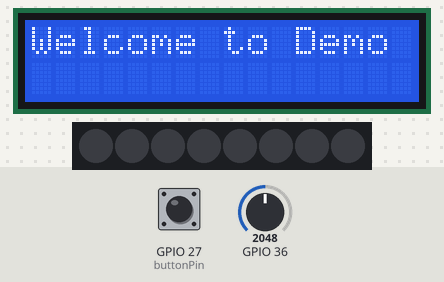
The sketch below on a simulated ESP32. On the bench: 16×2 character LCD, 8 RGB LEDs in strip order, left to right. The inputs (shaded band) are chosen by the test bench; at power-on: GPIO 27 (buttonPin) HIGH, GPIO 36 = 2048. Dim RGB values are drawn brighter than linear; no radio packets arrive unless stated; what the sketch prints to the serial monitor is not drawn.

Above: at 1.2 s.
1.3 s: GPIO 27 (buttonPin) pulled LOW for 0.15 s
At 2.1 s:
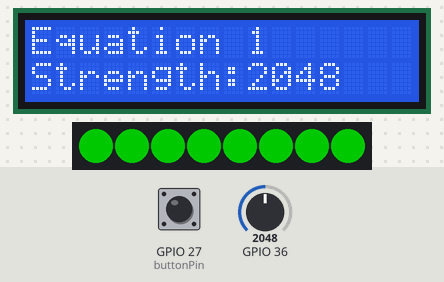
4.0 s: GPIO 36 set to 897
At 5.96 s:
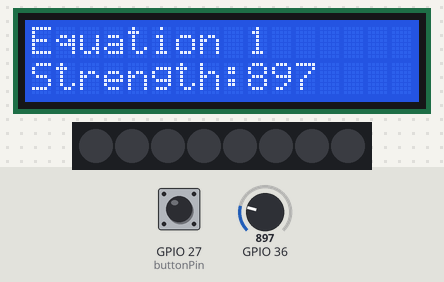
7.0 s: GPIO 36 set to 773
At 8.0 s:
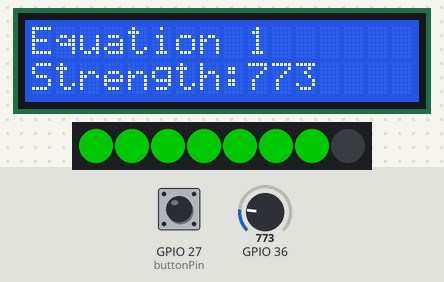
10.0 s: GPIO 27 (buttonPin) pulled LOW for 3.2 s
At 11.6 s:
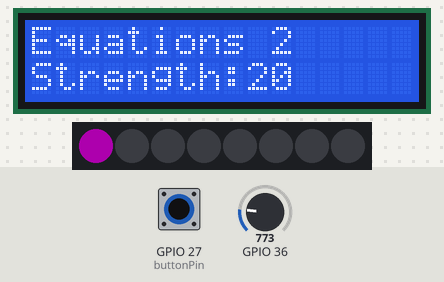
15.8 s: GPIO 27 (buttonPin) pulled LOW for 1 s
At 17.65 s:
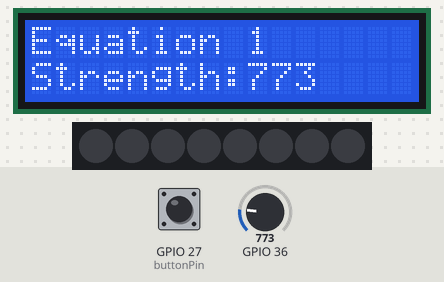
19.8 s: GPIO 36 set to 491
At 20.8 s:
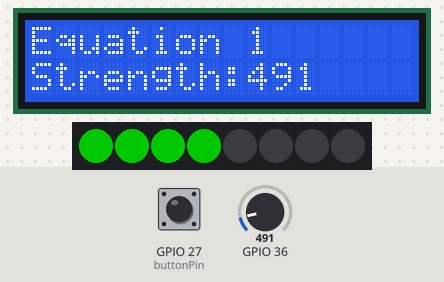
Timing chart, 0 to 22.5 s (numbered marks = the images above; inputs shaded):
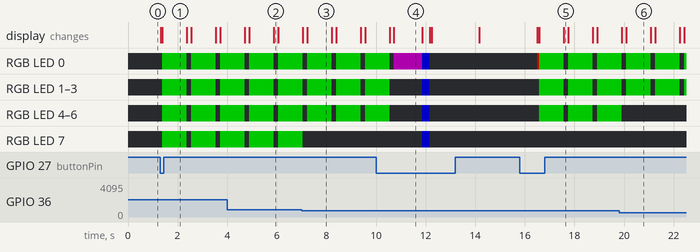

The sketch:

Together.ino
```cpp
#include <Adafruit_NeoPixel.h> // Include the Adafruit NeoPixel library
#include <Wire.h>
#include <LiquidCrystal_I2C.h> //for the lcd display
#include <SPI.h>
#include <RF24.h> //for the RF board

#define LED_PIN 14 // NeoPixel LED strip
#define NUM_LEDS 8 // Number of LEDs

//button display
const int buttonPin = 27; //button pin
int buttonState = 0; //is the button pressed
String message = ""; // display of which equation is used

//SDA->21,SCL->22 for displayer thing
LiquidCrystal_I2C lcd(0x27,16,2);  // set the LCD address to 0x27 for a 16 chars and 2 line display
int count = 0;

RF24 radio(4, 5); // CE, CSN pins

const uint8_t num_channels = 126;
uint8_t values[num_channels];

// Create an instance of the Adafruit_NeoPixel class
Adafruit_NeoPixel strip = Adafruit_NeoPixel(NUM_LEDS, LED_PIN, NEO_GRB + NEO_KHZ800);
//set the different color codes
uint32_t green = strip.Color(0, 255, 0);
uint32_t red = strip.Color(255, 0, 0);
uint32_t black = strip.Color(0, 0, 0);
uint32_t purple = strip.Color(128, 0, 128);
uint32_t blue = strip.Color(0, 0, 255);


void setup() {
  Serial.begin(115200);
  //radio init
  radio.begin();
  radio.setAutoAck(false);
  radio.startListening();
  radio.stopListening(); // We just want to scan the carrier
  Serial.println("nRF24L01 WiFi Signal Strength Scanner");


   //Display init
  lcd.init();// initialize the lcd
  lcd.backlight(); // Turns on the LCD backlight.
  lcd.print("Hello, world!");   // Print a message to the LCD.

  //LED
  strip.begin(); // Initialize the NeoPixel strip
  strip.show(); // Set initial color to black
  strip.setBrightness(100); // set brightness ONCE here, 0-255

}

void loop(){

//clear the led before each time? clear the row in the beginning? before each switch in equation?

  equationDisplay();
  if (count == 4){
    equationFourLoop();
  }else if (count ==3){
    zoneThreeloop();
  }else if (count ==1 ){
    zoneOneloop();
  }else if (count ==2){
    zoneTwoLoop();
  }else{
    Serial.println("At zero");
  }


}

void equationFourLoop() {
  memset(values, 0, sizeof(values));

  // Scan all channels 100 times to get an average activity level
  int scan_rep = 100;
  while (scan_rep--) {
    for (int i = 0; i < num_channels; i++) {
      radio.setChannel(i);
      radio.startListening();
      delayMicroseconds(100); // Short wait for signal detection
      if (radio.testRPD()) {  // Returns true if signal > -64dBm
        values[i]++;
      }
      radio.stopListening();
    }
  }

  strip.fill(black, 0);
  strip.show();
  int totalBars = 0;
  // Print the "Graph" to Serial Monitor
   for (int i = 0; i < num_channels; i++) {
    uint8_t bar_height = values[i] / 4; // Scale for display
    if (bar_height > 0) {
      totalBars += bar_height;
    }
  }


  clearRow(1);
  lcd.print("Strength:");
  lcd.print(totalBars);

  delay(200);
  //NEW ADDED ADITION FOR LED
  int numLightLit = totalBars/10;
  if(numLightLit ==0){
    numLightLit=1;
  }
  strip.fill(red, 0, numLightLit);
  strip.show();

  //Serial.print(numLightLit);
 // Serial.print(":");
  //Serial.println(totalBars);


}


void equationDisplay()
{

  clearRow(0);
  buttonState = digitalRead(buttonPin);
  //Serial.println(buttonState);
  if(buttonState == LOW){

     if(count == 4){
      count = 1;
    }else{
      count++;
    }

  }
  // check to see what message should be displayed
    if(count == 4){
      message = "Equation 4";
    }else if(count ==3) {
      message = "Equation 3";
    }else if (count ==2){
      message = "Equations 2";
    }else if (count ==1){
      message = "Equation 1";
    }else{
      message = "Welcome to Demo";
    }

  lcd.print(message);

}


void zoneOneloop() {
  // Take 8 readings and average them
  // This smooths out the noise — one reading alone is jumpy
  int total = 0;
  for (int i = 0; i < 8; i++) {
    total += analogRead(36); // GPIO36
    delay(2);
  }
  int average = total / 8;

 //Show the reading on the lcd
  clearRow(1);
  lcd.print("Strength:");
  lcd.print(average);

  //new light, lighting up the amount of lights
  int numLightLit = average/105;

  if(numLightLit == 0){
    numLightLit = 1;
  }

  Serial.print(average);
  Serial.print(":");
  Serial.println(numLightLit);

  strip.fill(green, 0, numLightLit);
  strip.show();

  delay(1000);

  strip.fill(black, 0);
  strip.show();

  delay(100);

}

void zoneThreeloop() {
  int reading = analogRead(34);
  // show the reading on the screen
  clearRow(1);
  lcd.setCursor(0,1);
  lcd.print("Strength:");
  lcd.print(reading);

  // Visual bar
  int numLightLit = reading / 100;
   if(numLightLit == 0){
    numLightLit = 1;
  }
  strip.fill(blue, 0, numLightLit);
  strip.show();
  delay(300);
  strip.fill(black, 0);
  strip.show();
  delay(50);

}


void zoneTwoLoop() {
  // Read the internal hall sensor
  int total=0;
  for(int i=0;i<100;i++) {
    total+=hallRead();
  }
  total= total/100;

  //lcd display
   clearRow(1);
  lcd.setCursor(0,1);
  lcd.print("Strength:");
  lcd.print(total);


  //Serial.println(total);
  int numLightLit = abs(total) / 80;
   if(numLightLit == 0){
    numLightLit = 1;
  }
  strip.fill(purple, 0, numLightLit);
  strip.show();
  delay(1000);
  strip.fill(black, 0);
  delay(100);

}


void clearRow(int rowNum) {
  lcd.setCursor(0, rowNum);
  lcd.print("                "); // 16 spaces
  lcd.setCursor(0, rowNum); // Optional: reset cursor to 0,0
}

//EVERYtime we change the equation, reset the led to be black the whole thing and then set a small delay
//HOW to turn it off, will it be that quick?
```

Measured:
- the behaviour switches between 840 and 839 on GPIO 36 (found by bisection; images 2 and 3)
- after the input at 1.3 s, the display: first changes at once (image 1 shows a later state)
- after the input at 4.0 s, the display: first differs from a run without the input after 0.88 s (image 2 shows a later state)
- after the input at 7.0 s, the display: first differs from a run without the input after 0.22 s (image 3)
- after the input at 10.0 s, the display: first differs from a run without the input after 0.72 s (image 4)
- after the input at 15.8 s, the display: first differs from a run without the input after 0.77 s (image 5 shows a later state)
- after the input at 19.8 s, the display: first differs from a run without the input after 0.28 s (image 6)
